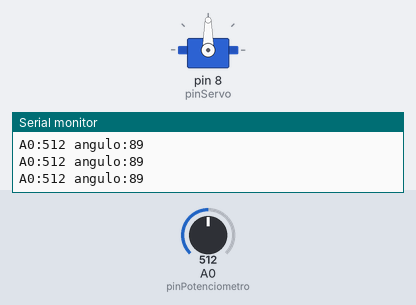
Bench run of a sketch on a simulated Arduino Uno, built with avr-gcc and run on an emulated ATmega328P. On the bench: servo, the last lines printed to the serial monitor. The test bench sets the inputs (shaded band); at power-on: A0 (pinPotenciometro) = 512.

Above: at 1.2 s.
1.3 s: A0 (pinPotenciometro) set to 982
4.3 s: A0 (pinPotenciometro) set to 1012
At 4.79 s:
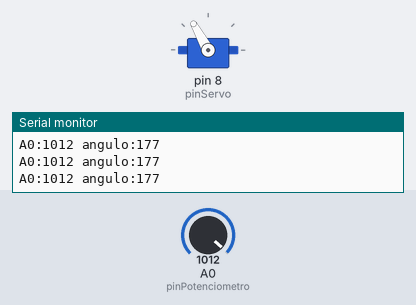
At 6.5 s:
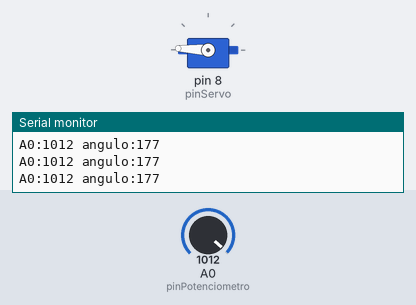
Timing chart, 0 to 8.0 s (numbered marks = the images above; inputs shaded):
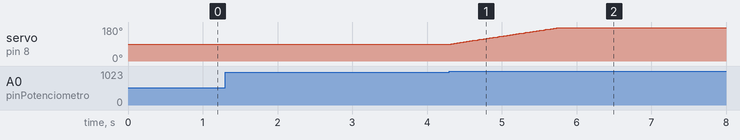

The sketch:

controlandoVelocidadeServo.ino
```cpp
#include <VarSpeedServo.h>
//O circuito deve possuir um capacitor eletrolitico 100uF para evitar oscilações no motor
#define pinServo 8
#define pinPotenciometro A0

VarSpeedServo servo1;


void setup() {
  servo1.attach(pinServo);
  Serial.begin(9600);
}

void loop() {
  int lido = analogRead(pinPotenciometro);
  byte angulo = map(lido, 0, 1023, 0, 179);

  //servo1.write(angulo);
  servo1.slowmove(angulo, 40);

  Serial.print("A0:");
  Serial.print(lido);
  Serial.print(" angulo:");
  Serial.println(angulo);

}
```

Measured:
- the behaviour switches between 999 and 1000 on A0 (pinPotenciometro) (found by bisection; images 0 and 1)
- after the input at 4.3 s, servo on pin 8 (pinServo): moves from 90° to 177° over 1.4 s, starting at once
